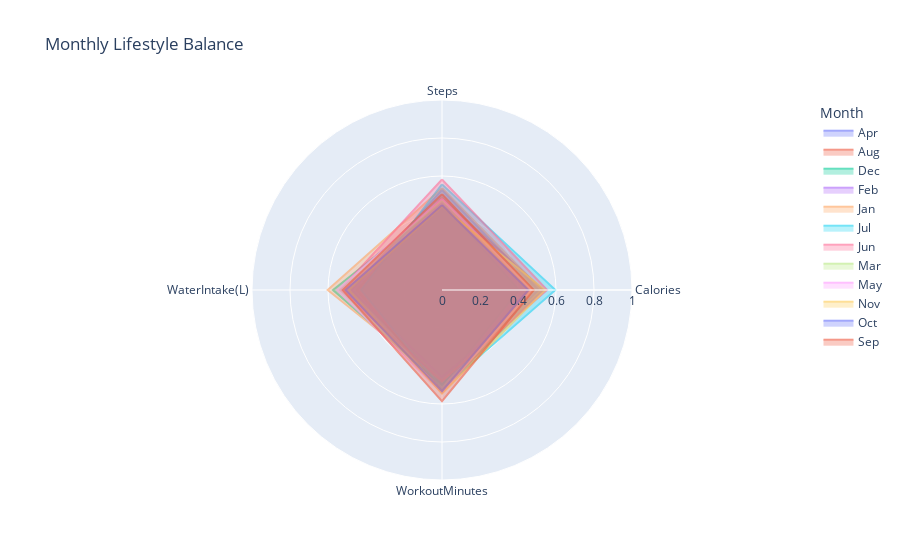

The cell this chart's notebook holds for it:
### Markdown cell above
### Ques --> Am i balanced acorss different matrics ?

### Code cell
metrics1 = ["Steps","Calories","WaterIntake(L)","WorkoutMinutes","SleepHours"]

df_norm = df.copy()
for col in metrics:
    df_norm[col] = (df[col] - df[col].min()) / (df[col].max() - df[col].min())

# Extract month name
df_norm["Month"] = pd.to_datetime(df_norm["Date"]).dt.strftime("%b")

# Average normalized values per month
monthly_avg = df_norm.groupby("Month")[metrics].mean().reset_index()

# Convert to long format for radar plot
radar = monthly_avg.melt(id_vars="Month", var_name="Metric", value_name="Value")

# Radar chart with multiple polygons (one per month)
fig = px.line_polar(
    radar,
    r="Value",
    theta="Metric",
    color="Month",
    line_close=True,
    title="Monthly Lifestyle Balance",
)

fig.update_traces(fill="toself", opacity=0.6)
fig.update_layout(polar=dict(radialaxis=dict(visible=True, range=[0,1])))

fig.show()

# i will try to make a dropdown menu later

### Figure 1 — Plotly figure (JSON) as saved in the notebook; plotly's stock layout.template omitted (floating-point values rounded to 4 significant figures)
{"data": [{"fill": "toself", "hovertemplate": "Month=Apr<br>Value=%{r}<br>Metric=%{theta}<extra></extra>", "legendgroup": "Apr", "line": {"color": "#636efa", "dash": "solid"}, "marker": {"symbol": "circle"}, "mode": "lines", "name": "Apr", "opacity": 0.6, "r": [0.5264, 0.5091, 0.4939, 0.4758, 0.5264], "showlegend": true, "subplot": "polar", "theta": ["Steps", "Calories", "WorkoutMinutes", "WaterIntake(L)", "Steps"], "type": "scatterpolar"}, {"fill": "toself", "hovertemplate": "Month=Aug<br>Value=%{r}<br>Metric=%{theta}<extra></extra>", "legendgroup": "Aug", "line": {"color": "#EF553B", "dash": "solid"}, "marker": {"symbol": "circle"}, "mode": "lines", "name": "Aug", "opacity": 0.6, "r": [0.4838, 0.5318, 0.5243, 0.4486, 0.4838], "showlegend": true, "subplot": "polar", "theta": ["Steps", "Calories", "WorkoutMinutes", "WaterIntake(L)", "Steps"], "type": "scatterpolar"}, {"fill": "toself", "hovertemplate": "Month=Dec<br>Value=%{r}<br>Metric=%{theta}<extra></extra>", "legendgroup": "Dec", "line": {"color": "#00cc96", "dash": "solid"}, "marker": {"symbol": "circle"}, "mode": "lines", "name": "Dec", "opacity": 0.6, "r": [0.4571, 0.4054, 0.5019, 0.5737, 0.4571], "showlegend": true, "subplot": "polar", "theta": ["Steps", "Calories", "WorkoutMinutes", "WaterIntake(L)", "Steps"], "type": "scatterpolar"}, {"fill": "toself", "hovertemplate": "Month=Feb<br>Value=%{r}<br>Metric=%{theta}<extra></extra>", "legendgroup": "Feb", "line": {"color": "#ab63fa", "dash": "solid"}, "marker": {"symbol": "circle"}, "mode": "lines", "name": "Feb", "opacity": 0.6, "r": [0.4582, 0.5366, 0.4599, 0.4716, 0.4582], "showlegend": true, "subplot": "polar", "theta": ["Steps", "Calories", "WorkoutMinutes", "WaterIntake(L)", "Steps"], "type": "scatterpolar"}, {"fill": "toself", "hovertemplate": "Month=Jan<br>Value=%{r}<br>Metric=%{theta}<extra></extra>", "legendgroup": "Jan", "line": {"color": "#FFA15A", "dash": "solid"}, "marker": {"symbol": "circle"}, "mode": "lines", "name": "Jan", "opacity": 0.6, "r": [0.5359, 0.5252, 0.483, 0.6017, 0.5359], "showlegend": true, "subplot": "polar", "theta": ["Steps", "Calories", "WorkoutMinutes", "WaterIntake(L)", "Steps"], "type": "scatterpolar"}, {"fill": "toself", "hovertemplate": "Month=Jul<br>Value=%{r}<br>Metric=%{theta}<extra></extra>", "legendgroup": "Jul", "line": {"color": "#19d3f3", "dash": "solid"}, "marker": {"symbol": "circle"}, "mode": "lines", "name": "Jul", "opacity": 0.6, "r": [0.5558, 0.5965, 0.5219, 0.4254, 0.5558], "showlegend": true, "subplot": "polar", "theta": ["Steps", "Calories", "WorkoutMinutes", "WaterIntake(L)", "Steps"], "type": "scatterpolar"}, {"fill": "toself", "hovertemplate": "Month=Jun<br>Value=%{r}<br>Metric=%{theta}<extra></extra>", "legendgroup": "Jun", "line": {"color": "#FF6692", "dash": "solid"}, "marker": {"symbol": "circle"}, "mode": "lines", "name": "Jun", "opacity": 0.6, "r": [0.5818, 0.553, 0.4791, 0.5366, 0.5818], "showlegend": true, "subplot": "polar", "theta": ["Steps", "Calories", "WorkoutMinutes", "WaterIntake(L)", "Steps"], "type": "scatterpolar"}, {"fill": "toself", "hovertemplate": "Month=Mar<br>Value=%{r}<br>Metric=%{theta}<extra></extra>", "legendgroup": "Mar", "line": {"color": "#B6E880", "dash": "solid"}, "marker": {"symbol": "circle"}, "mode": "lines", "name": "Mar", "opacity": 0.6, "r": [0.4714, 0.4761, 0.5314, 0.5508, 0.4714], "showlegend": true, "subplot": "polar", "theta": ["Steps", "Calories", "WorkoutMinutes", "WaterIntake(L)", "Steps"], "type": "scatterpolar"}, {"fill": "toself", "hovertemplate": "Month=May<br>Value=%{r}<br>Metric=%{theta}<extra></extra>", "legendgroup": "May", "line": {"color": "#FF97FF", "dash": "solid"}, "marker": {"symbol": "circle"}, "mode": "lines", "name": "May", "opacity": 0.6, "r": [0.4805, 0.4737, 0.5412, 0.5519, 0.4805], "showlegend": true, "subplot": "polar", "theta": ["Steps", "Calories", "WorkoutMinutes", "WaterIntake(L)", "Steps"], "type": "scatterpolar"}, {"fill": "toself", "hovertemplate": "Month=Nov<br>Value=%{r}<br>Metric=%{theta}<extra></extra>", "legendgroup": "Nov", "line": {"color": "#FECB52", "dash": "solid"}, "marker": {"symbol": "circle"}, "mode": "lines", "name": "Nov", "opacity": 0.6, "r": [0.4396, 0.5422, 0.5449, 0.4911, 0.4396], "showlegend": true, "subplot": "polar", "theta": ["Steps", "Calories", "WorkoutMinutes", "WaterIntake(L)", "Steps"], "type": "scatterpolar"}, {"fill": "toself", "hovertemplate": "Month=Oct<br>Value=%{r}<br>Metric=%{theta}<extra></extra>", "legendgroup": "Oct", "line": {"color": "#636efa", "dash": "solid"}, "marker": {"symbol": "circle"}, "mode": "lines", "name": "Oct", "opacity": 0.6, "r": [0.4459, 0.4548, 0.5327, 0.5077, 0.4459], "showlegend": true, "subplot": "polar", "theta": ["Steps", "Calories", "WorkoutMinutes", "WaterIntake(L)", "Steps"], "type": "scatterpolar"}, {"fill": "toself", "hovertemplate": "Month=Sep<br>Value=%{r}<br>Metric=%{theta}<extra></extra>", "legendgroup": "Sep", "line": {"color": "#EF553B", "dash": "solid"}, "marker": {"symbol": "circle"}, "mode": "lines", "name": "Sep", "opacity": 0.6, "r": [0.5037, 0.4829, 0.5856, 0.5226, 0.5037], "showlegend": true, "subplot": "polar", "theta": ["Steps", "Calories", "WorkoutMinutes", "WaterIntake(L)", "Steps"], "type": "scatterpolar"}], "layout": {"legend": {"title": {"text": "Month"}, "tracegroupgap": 0}, "polar": {"angularaxis": {"direction": "clockwise", "rotation": 90}, "domain": {"x": [0, 1], "y": [0, 1]}, "radialaxis": {"range": [0, 1], "visible": true}}, "title": {"text": "Monthly Lifestyle Balance"}}}
